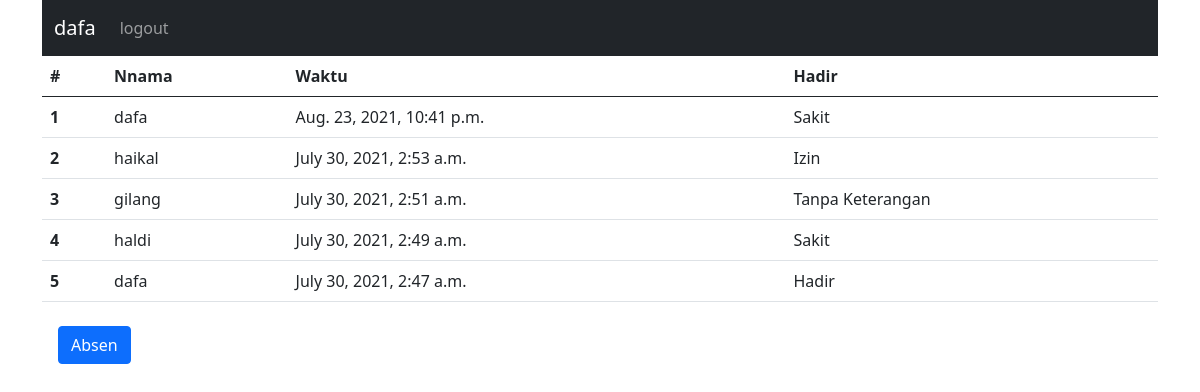
The app's page / (signed in) with its own data.
### pegawai/models.py (models this page shows, shortened)
class Post(models.Model):
	nama		= models.ForeignKey(User, related_name='absenn', on_delete=models.CASCADE)
	waktu		= models.DateTimeField(auto_now_add = True)
	jenis		= [
		('Hadir', 'Hadir'),
		('Sakit', 'Sakit'),
		('Izin', 'Izin'),
		('Tanpa Keterangan', 'Tanpa Keterangan')
	]
	kategori	= models.CharField(max_length=50, choices= jenis, default="Hadir")
	slug		= models.SlugField(blank=True, editable = False)

### pegawai/views.py (the view)
# urls.py: path('', VP.absensiListView.as_view(), name='index'),
class absensiListView(ListView):
    model = models.Post
    context_object_name = "absen"
    ordering = ['-waktu']
    template_name = "index.html"

### templates/index.html (shortened to what this page needs)
<!DOCTYPE html>
<html lang="en">
<head>
    <link href="https://cdn.jsdelivr.net/npm/bootstrap@5.0.2/dist/css/bootstrap.min.css" rel="stylesheet">
</head>
<body>
    <div class="container">
        {% include "navbar.html" %}
        <table class="table">
            <thead>
                <tr>
                <th scope="col">#</th>
                <th scope="col">Nnama</th>
                <th scope="col">Waktu</th>
                <th scope="col">Hadir</th>
                </tr>
            </thead>
            <tbody>
                <tr>
                {% for absen in absen %}
                <th scope="row">{{ forloop.counter }}</th>
                <td>{{absen.nama}}</td>
                <td>{{absen.waktu}}</td>
                <td>{{absen.kategori}}</td>
                </tr>
                {% endfor %}
            </tbody>
        </table>
        <a class="nav-link" aria-current="page" href="{% url 'absen' %}"><button class="btn btn-primary">Absen</button></a>
    </div>
</body>
</html>

### templates/navbar.html (shortened to what this page needs)
<nav class="navbar navbar-expand-sm navbar-dark bg-dark">
  <div class="container-fluid">
    {% if user.is_authenticated %}
    <a class="navbar-brand" href="#">{{user}}</a>
    {% else %}
    <a class="navbar-brand" href="{% url 'login' %}">logiin</a>
    {% endif %}
    <div class="collapse navbar-collapse" id="navbarSupportedContent">
    <ul class="navbar-nav me-auto mr-2 mr-lg-0">
    {% if user.is_authenticated %}
        <li class="nav-item">
          <a class="nav-link" href="{% url 'logout' %}">logout</a>
        </li>
    {% else %}
        <li class="nav-item">
            <a class="nav-link" href="{% url 'login' %}">login untuuk absen</a>
        </li>
    {% endif %}
    </ul>
    </div>
  </div>
</nav>

### records on screen
Post: nama "dafa", waktu "Aug. 23, 2021, 10:41 p.m.", kategori "Sakit"
Post: nama "haikal", waktu "July 30, 2021, 2:53 a.m.", kategori "Izin"
Post: nama "gilang", waktu "July 30, 2021, 2:51 a.m.", kategori "Tanpa Keterangan"
Post: nama "haldi", waktu "July 30, 2021, 2:49 a.m.", kategori "Sakit"
Post: nama "dafa", waktu "July 30, 2021, 2:47 a.m.", kategori "Hadir"

### other values on screen
{{ user }} "dafa"
